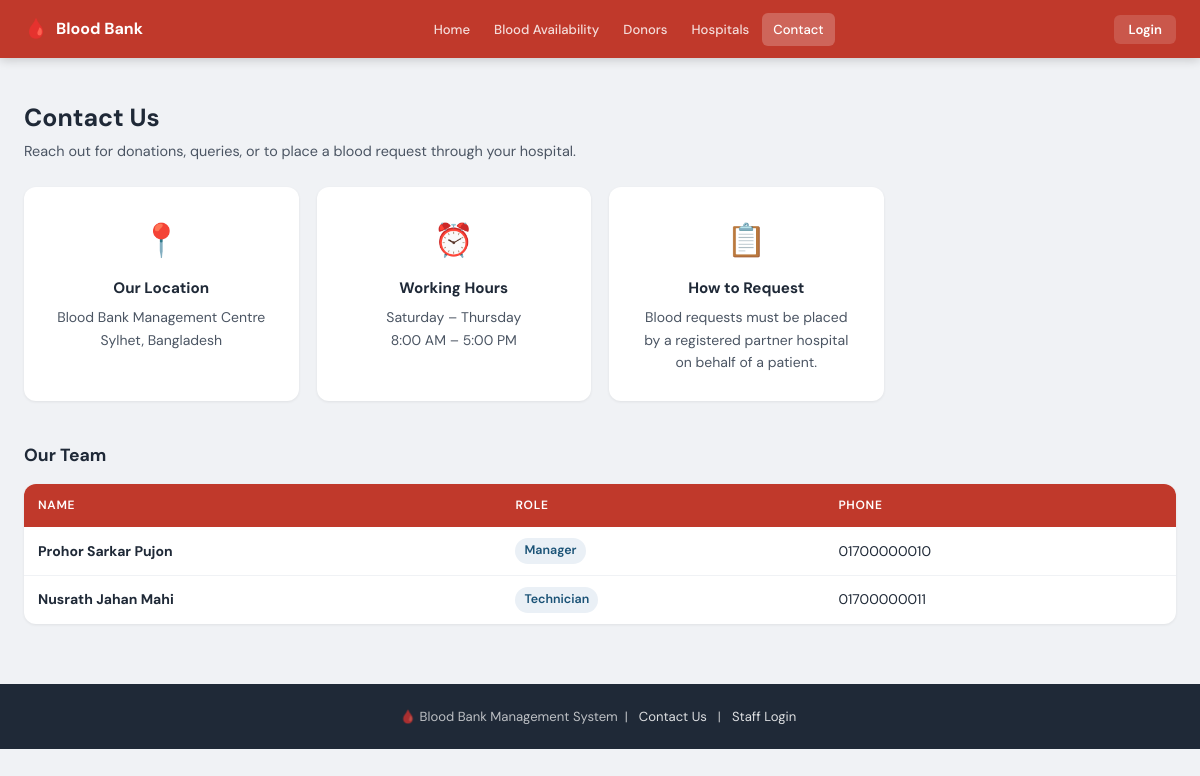
The app's page /visitor/contact.php with its own data.
### tables this page shows
CREATE TABLE IF NOT EXISTS `staff` (
  `Staff_ID` INT NOT NULL AUTO_INCREMENT,
  `Name`     VARCHAR(100) NOT NULL,
  `Phone`    VARCHAR(20)  DEFAULT NULL,
  `Role`     VARCHAR(50)  DEFAULT NULL,
  `Salary`   DECIMAL(10,2) DEFAULT NULL,
  PRIMARY KEY (`Staff_ID`)
);

### visitor/contact.php (the view, shortened to what this page needs)
<?php
require_once 'config.php';
$staff = mysqli_query($conn, "SELECT Name, Phone, Role FROM staff ORDER BY Role, Name");
?>
<!DOCTYPE html>
<html lang="en">
<head>
    <link rel="stylesheet" href="style.css">
</head>
<body>
<?php include 'navbar.php'; ?>
<div class="container">
    <div class="page-header">
        <div>
            <h1>Contact Us</h1>
            <p>Reach out for donations, queries, or to place a blood request through your hospital.</p>
        </div>
    </div>
    <div class="contact-grid" style="margin-bottom:40px;">
        <div class="contact-card">
            <div class="contact-icon">📍</div>
            <h3>Our Location</h3>
            <p>Blood Bank Management Centre<br>Sylhet, Bangladesh</p>
        </div>
        <div class="contact-card">
            <div class="contact-icon">⏰</div>
            <h3>Working Hours</h3>
            <p>Saturday – Thursday<br>8:00 AM – 5:00 PM</p>
        </div>
        <div class="contact-card">
            <div class="contact-icon">📋</div>
            <h3>How to Request</h3>
            <p>Blood requests must be placed by a registered partner hospital on behalf of a patient.</p>
        </div>
    </div>
    <h2 style="font-size:1.1rem;font-weight:700;margin-bottom:14px;">Our Team</h2>
    <table>
        <thead>
            <tr>
                <th>Name</th>
                <th>Role</th>
                <th>Phone</th>
            </tr>
        </thead>
        <tbody>
        <?php $n = 0; while ($s = mysqli_fetch_assoc($staff)): $n++; ?>
        <tr>
            <td><strong><?php echo htmlspecialchars($s['Name']); ?></strong></td>
            <td><span class="badge"><?php echo htmlspecialchars($s['Role']); ?></span></td>
            <td><?php echo htmlspecialchars($s['Phone']); ?></td>
        </tr>
        <?php endwhile; if ($n === 0): ?>
        <tr><td colspan="3" class="empty">No staff on record.</td></tr>
        <?php endif; ?>
        </tbody>
    </table>
</div>
<footer>
    <p>🩸 Blood Bank Management System &nbsp;|&nbsp; <a href="contact.php">Contact Us</a> &nbsp;|&nbsp; <a href="../login.php">Staff Login</a></p>
</footer>
</body>
</html>

### visitor/style.css (style rules this page uses)
:root { --red: #c0392b; --red-dark: #922b21; --red-light: #fdf0ef; --green: #1e8449; --green-light: #eafaf1; --orange: #d35400; --orange-light:#fdf2e9; --blue: #1a5276; --blue-light: #eaf0f6; --gray-50: #f8f9fa; --gray-100: #f0f2f5; --gray-200: #e1e4e8; --gray-400: #9ca3af; --gray-600: #4b5563; --gray-800: #1f2937; --white: #ffffff; --shadow-sm: 0 1px 3px rgba(0,0,0,.07); --shadow-md: 0 4px 18px rgba(0,0,0,.10); --radius: 8px; --radius-lg: 12px; }
*, *::before, *::after { box-sizing: border-box; margin: 0; padding: 0; }
body { font-family: 'DM Sans', sans-serif; background: var(--gray-100); color: var(--gray-800); line-height: 1.6; min-height: 100vh; }
a { text-decoration: none; color: inherit; }
.container { max-width: 1200px; margin: 0 auto; padding: 40px 24px 60px; }
table { width: 100%; border-collapse: collapse; background: var(--white); border-radius: var(--radius-lg); overflow: hidden; box-shadow: var(--shadow-sm); }
thead tr { background: var(--red); }
th { padding: 12px 14px; color: #fff; font-size: .75rem; font-weight: 600; text-transform: uppercase; letter-spacing: .06em; text-align: left; }
td { padding: 11px 14px; font-size: .875rem; border-bottom: 1px solid var(--gray-100); vertical-align: middle; }
tbody tr:last-child td { border-bottom: none; }
.badge { display: inline-block; background: var(--blue-light); color: var(--blue); font-weight: 600; font-size: .78rem; padding: 3px 9px; border-radius: 20px; }
.page-header { display: flex; align-items: flex-start; justify-content: space-between; margin-bottom: 24px; flex-wrap: wrap; gap: 12px; }
.page-header h1 { font-size: 1.55rem; font-weight: 700; }
.page-header p { color: var(--gray-600); font-size: .9rem; margin-top: 2px; }
.contact-grid { display: grid; grid-template-columns: repeat(auto-fill, minmax(240px, 1fr)); gap: 18px; }
.contact-card { background: var(--white); border-radius: var(--radius-lg); padding: 28px; box-shadow: var(--shadow-sm); text-align: center; }
.contact-icon { font-size: 2rem; margin-bottom: 10px; }
.contact-card h3 { font-size: .95rem; font-weight: 700; margin-bottom: 6px; }
.contact-card p { font-size: .875rem; color: var(--gray-600); }
footer { background: var(--gray-800); color: rgba(255,255,255,.7); text-align: center; padding: 22px 24px; font-size: .82rem; }
footer a { color: rgba(255,255,255,.85); margin: 0 4px; }

### records on screen
staff: Name "Prohor Sarkar Pujon", Role "Manager", Phone "01700000010"
staff: Name "Nusrath Jahan Mahi", Role "Technician", Phone "01700000011"

### other values on screen
$label "Home Blood Availability Donors Hospitals Contact"
